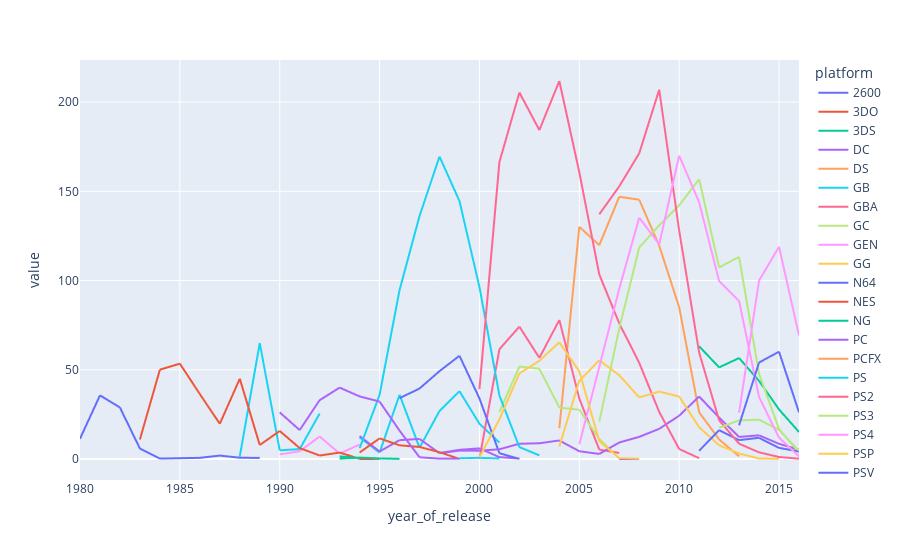

Here is the notebook cell this chart was saved with:
### Markdown cell above
Построим график продаж по платформам в зависимости от времени

### Code cell
pivot_df = pd.pivot_table(df, index='year_of_release', columns='platform', values='total_sales', aggfunc='sum')

fig = px.line(pivot_df)
fig.show()

### Figure 1 — Plotly figure (JSON) as saved in the notebook; plotly's stock layout.template omitted (floating-point values rounded to 4 significant figures)
{"data": [{"hovertemplate": "platform=2600<br>year_of_release=%{x}<br>value=%{y}<extra></extra>", "legendgroup": "2600", "line": {"color": "#636efa", "dash": "solid"}, "marker": {"symbol": "circle"}, "mode": "lines", "name": "2600", "showlegend": true, "type": "scattergl", "x": [1980, 1981, 1982, 1983, 1984, 1985, 1986, 1987, 1988, 1989, 1990, 1991, 1992, 1993, 1994, 1995, 1996, 1997, 1998, 1999, 2000, 2001, 2002, 2003, 2004, 2005, 2006, 2007, 2008, 2009, 2010, 2011, 2012, 2013, 2014, 2015, 2016], "xaxis": "x", "y": [11.38, 35.68, 28.88, 5.84, 0.27, 0.45, 0.67, 1.94, 0.74, 0.63, null, null, null, null, null, null, null, null, null, null, null, null, null, null, null, null, null, null, null, null, null, null, null, null, null, null, null], "yaxis": "y"}, {"hovertemplate": "platform=3DO<br>year_of_release=%{x}<br>value=%{y}<extra></extra>", "legendgroup": "3DO", "line": {"color": "#EF553B", "dash": "solid"}, "marker": {"symbol": "circle"}, "mode": "lines", "name": "3DO", "showlegend": true, "type": "scattergl", "x": [1980, 1981, 1982, 1983, 1984, 1985, 1986, 1987, 1988, 1989, 1990, 1991, 1992, 1993, 1994, 1995, 1996, 1997, 1998, 1999, 2000, 2001, 2002, 2003, 2004, 2005, 2006, 2007, 2008, 2009, 2010, 2011, 2012, 2013, 2014, 2015, 2016], "xaxis": "x", "y": [null, null, null, null, null, null, null, null, null, null, null, null, null, null, 0.02, 0.08, null, null, null, null, null, null, null, null, null, null, null, null, null, null, null, null, null, null, null, null, null], "yaxis": "y"}, {"hovertemplate": "platform=3DS<br>year_of_release=%{x}<br>value=%{y}<extra></extra>", "legendgroup": "3DS", "line": {"color": "#00cc96", "dash": "solid"}, "marker": {"symbol": "circle"}, "mode": "lines", "name": "3DS", "showlegend": true, "type": "scattergl", "x": [1980, 1981, 1982, 1983, 1984, 1985, 1986, 1987, 1988, 1989, 1990, 1991, 1992, 1993, 1994, 1995, 1996, 1997, 1998, 1999, 2000, 2001, 2002, 2003, 2004, 2005, 2006, 2007, 2008, 2009, 2010, 2011, 2012, 2013, 2014, 2015, 2016], "xaxis": "x", "y": [null, null, null, null, null, null, null, null, null, null, null, null, null, null, null, null, null, null, null, null, null, null, null, null, null, null, null, null, null, null, null, 63.2, 51.36, 56.57, 43.76, 27.78, 15.14], "yaxis": "y"}, {"hovertemplate": "platform=DC<br>year_of_release=%{x}<br>value=%{y}<extra></extra>", "legendgroup": "DC", "line": {"color": "#ab63fa", "dash": "solid"}, "marker": {"symbol": "circle"}, "mode": "lines", "name": "DC", "showlegend": true, "type": "scattergl", "x": [1980, 1981, 1982, 1983, 1984, 1985, 1986, 1987, 1988, 1989, 1990, 1991, 1992, 1993, 1994, 1995, 1996, 1997, 1998, 1999, 2000, 2001, 2002, 2003, 2004, 2005, 2006, 2007, 2008, 2009, 2010, 2011, 2012, 2013, 2014, 2015, 2016], "xaxis": "x", "y": [null, null, null, null, null, null, null, null, null, null, null, null, null, null, null, null, null, null, 3.38, 5.16, 5.99, 1.07, 0.29, null, null, null, null, 0.02, 0.04, null, null, null, null, null, null, null, null], "yaxis": "y"}, {"hovertemplate": "platform=DS<br>year_of_release=%{x}<br>value=%{y}<extra></extra>", "legendgroup": "DS", "line": {"color": "#FFA15A", "dash": "solid"}, "marker": {"symbol": "circle"}, "mode": "lines", "name": "DS", "showlegend": true, "type": "scattergl", "x": [1980, 1981, 1982, 1983, 1984, 1985, 1986, 1987, 1988, 1989, 1990, 1991, 1992, 1993, 1994, 1995, 1996, 1997, 1998, 1999, 2000, 2001, 2002, 2003, 2004, 2005, 2006, 2007, 2008, 2009, 2010, 2011, 2012, 2013, 2014, 2015, 2016], "xaxis": "x", "y": [null, null, null, null, null, 0.02, null, null, null, null, null, null, null, null, null, null, null, null, null, null, null, null, null, null, 17.27, 130.1, 119.8, 146.9, 145.3, 119.5, 85.02, 26.18, 11.01, 1.54, null, null, null], "yaxis": "y"}, {"hovertemplate": "platform=GB<br>year_of_release=%{x}<br>value=%{y}<extra></extra>", "legendgroup": "GB", "line": {"color": "#19d3f3", "dash": "solid"}, "marker": {"symbol": "circle"}, "mode": "lines", "name": "GB", "showlegend": true, "type": "scattergl", "x": [1980, 1981, 1982, 1983, 1984, 1985, 1986, 1987, 1988, 1989, 1990, 1991, 1992, 1993, 1994, 1995, 1996, 1997, 1998, 1999, 2000, 2001, 2002, 2003, 2004, 2005, 2006, 2007, 2008, 2009, 2010, 2011, 2012, 2013, 2014, 2015, 2016], "xaxis": "x", "y": [null, null, null, null, null, null, null, null, 1.43, 64.97, 4.89, 5.57, 25.49, null, 12.18, 3.6, 36.03, 6.37, 26.9, 38, 19.76, 9.24, null, null, null, null, null, null, null, null, null, null, null, null, null, null, null], "yaxis": "y"}, {"hovertemplate": "platform=GBA<br>year_of_release=%{x}<br>value=%{y}<extra></extra>", "legendgroup": "GBA", "line": {"color": "#FF6692", "dash": "solid"}, "marker": {"symbol": "circle"}, "mode": "lines", "name": "GBA", "showlegend": true, "type": "scattergl", "x": [1980, 1981, 1982, 1983, 1984, 1985, 1986, 1987, 1988, 1989, 1990, 1991, 1992, 1993, 1994, 1995, 1996, 1997, 1998, 1999, 2000, 2001, 2002, 2003, 2004, 2005, 2006, 2007, 2008, 2009, 2010, 2011, 2012, 2013, 2014, 2015, 2016], "xaxis": "x", "y": [null, null, null, null, null, null, null, null, null, null, null, null, null, null, null, null, null, null, null, null, 0.07, 61.53, 74.16, 56.67, 77.91, 33.86, 5.28, 3.4, null, null, null, null, null, null, null, null, null], "yaxis": "y"}, {"hovertemplate": "platform=GC<br>year_of_release=%{x}<br>value=%{y}<extra></extra>", "legendgroup": "GC", "line": {"color": "#B6E880", "dash": "solid"}, "marker": {"symbol": "circle"}, "mode": "lines", "name": "GC", "showlegend": true, "type": "scattergl", "x": [1980, 1981, 1982, 1983, 1984, 1985, 1986, 1987, 1988, 1989, 1990, 1991, 1992, 1993, 1994, 1995, 1996, 1997, 1998, 1999, 2000, 2001, 2002, 2003, 2004, 2005, 2006, 2007, 2008, 2009, 2010, 2011, 2012, 2013, 2014, 2015, 2016], "xaxis": "x", "y": [null, null, null, null, null, null, null, null, null, null, null, null, null, null, null, null, null, null, null, null, null, 26.34, 51.81, 50.61, 28.82, 27.62, 11.26, 0.27, null, null, null, null, null, null, null, null, null], "yaxis": "y"}, {"hovertemplate": "platform=GEN<br>year_of_release=%{x}<br>value=%{y}<extra></extra>", "legendgroup": "GEN", "line": {"color": "#FF97FF", "dash": "solid"}, "marker": {"symbol": "circle"}, "mode": "lines", "name": "GEN", "showlegend": true, "type": "scattergl", "x": [1980, 1981, 1982, 1983, 1984, 1985, 1986, 1987, 1988, 1989, 1990, 1991, 1992, 1993, 1994, 1995, 1996, 1997, 1998, 1999, 2000, 2001, 2002, 2003, 2004, 2005, 2006, 2007, 2008, 2009, 2010, 2011, 2012, 2013, 2014, 2015, 2016], "xaxis": "x", "y": [null, null, null, null, null, null, null, null, null, null, 2.6, 4.33, 12.64, 3.07, 8.13, null, null, null, null, null, null, null, null, null, null, null, null, null, null, null, null, null, null, null, null, null, null], "yaxis": "y"}, {"hovertemplate": "platform=GG<br>year_of_release=%{x}<br>value=%{y}<extra></extra>", "legendgroup": "GG", "line": {"color": "#FECB52", "dash": "solid"}, "marker": {"symbol": "circle"}, "mode": "lines", "name": "GG", "showlegend": true, "type": "scattergl", "x": [1980, 1981, 1982, 1983, 1984, 1985, 1986, 1987, 1988, 1989, 1990, 1991, 1992, 1993, 1994, 1995, 1996, 1997, 1998, 1999, 2000, 2001, 2002, 2003, 2004, 2005, 2006, 2007, 2008, 2009, 2010, 2011, 2012, 2013, 2014, 2015, 2016], "xaxis": "x", "y": [null, null, null, null, null, null, null, null, null, null, null, null, 0.04, null, null, null, null, null, null, null, null, null, null, null, null, null, null, null, null, null, null, null, null, null, null, null, null], "yaxis": "y"}, {"hovertemplate": "platform=N64<br>year_of_release=%{x}<br>value=%{y}<extra></extra>", "legendgroup": "N64", "line": {"color": "#636efa", "dash": "solid"}, "marker": {"symbol": "circle"}, "mode": "lines", "name": "N64", "showlegend": true, "type": "scattergl", "x": [1980, 1981, 1982, 1983, 1984, 1985, 1986, 1987, 1988, 1989, 1990, 1991, 1992, 1993, 1994, 1995, 1996, 1997, 1998, 1999, 2000, 2001, 2002, 2003, 2004, 2005, 2006, 2007, 2008, 2009, 2010, 2011, 2012, 2013, 2014, 2015, 2016], "xaxis": "x", "y": [null, null, null, null, null, null, null, null, null, null, null, null, null, null, null, null, 34.1, 39.5, 49.24, 57.87, 33.97, 3.25, 0.08, null, null, null, null, null, null, null, null, null, null, null, null, null, null], "yaxis": "y"}, {"hovertemplate": "platform=NES<br>year_of_release=%{x}<br>value=%{y}<extra></extra>", "legendgroup": "NES", "line": {"color": "#EF553B", "dash": "solid"}, "marker": {"symbol": "circle"}, "mode": "lines", "name": "NES", "showlegend": true, "type": "scattergl", "x": [1980, 1981, 1982, 1983, 1984, 1985, 1986, 1987, 1988, 1989, 1990, 1991, 1992, 1993, 1994, 1995, 1996, 1997, 1998, 1999, 2000, 2001, 2002, 2003, 2004, 2005, 2006, 2007, 2008, 2009, 2010, 2011, 2012, 2013, 2014, 2015, 2016], "xaxis": "x", "y": [null, null, null, 10.96, 50.08, 53.44, 36.41, 19.76, 45.01, 7.85, 15.73, 6.11, 1.98, 3.61, 0.11, null, null, null, null, null, null, null, null, null, null, null, null, null, null, null, null, null, null, null, null, null, null], "yaxis": "y"}, {"hovertemplate": "platform=NG<br>year_of_release=%{x}<br>value=%{y}<extra></extra>", "legendgroup": "NG", "line": {"color": "#00cc96", "dash": "solid"}, "marker": {"symbol": "circle"}, "mode": "lines", "name": "NG", "showlegend": true, "type": "scattergl", "x": [1980, 1981, 1982, 1983, 1984, 1985, 1986, 1987, 1988, 1989, 1990, 1991, 1992, 1993, 1994, 1995, 1996, 1997, 1998, 1999, 2000, 2001, 2002, 2003, 2004, 2005, 2006, 2007, 2008, 2009, 2010, 2011, 2012, 2013, 2014, 2015, 2016], "xaxis": "x", "y": [null, null, null, null, null, null, null, null, null, null, null, null, null, 0.21, 0.8, 0.33, 0.1, null, null, null, null, null, null, null, null, null, null, null, null, null, null, null, null, null, null, null, null], "yaxis": "y"}, {"hovertemplate": "platform=PC<br>year_of_release=%{x}<br>value=%{y}<extra></extra>", "legendgroup": "PC", "line": {"color": "#ab63fa", "dash": "solid"}, "marker": {"symbol": "circle"}, "mode": "lines", "name": "PC", "showlegend": true, "type": "scattergl", "x": [1980, 1981, 1982, 1983, 1984, 1985, 1986, 1987, 1988, 1989, 1990, 1991, 1992, 1993, 1994, 1995, 1996, 1997, 1998, 1999, 2000, 2001, 2002, 2003, 2004, 2005, 2006, 2007, 2008, 2009, 2010, 2011, 2012, 2013, 2014, 2015, 2016], "xaxis": "x", "y": [null, null, null, null, null, 0.04, null, null, 0.03, null, null, null, 3.03, null, 12.87, 4.22, 10.58, 11.27, 3.26, 4.74, 4.66, 5.47, 8.57, 8.84, 10.39, 4.37, 2.85, 9.28, 12.42, 16.91, 24.28, 35.03, 23.22, 12.38, 13.28, 8.52, 5.25], "yaxis": "y"}, {"hovertemplate": "platform=PCFX<br>year_of_release=%{x}<br>value=%{y}<extra></extra>", "legendgroup": "PCFX", "line": {"color": "#FFA15A", "dash": "solid"}, "marker": {"symbol": "circle"}, "mode": "lines", "name": "PCFX", "showlegend": true, "type": "scattergl", "x": [1980, 1981, 1982, 1983, 1984, 1985, 1986, 1987, 1988, 1989, 1990, 1991, 1992, 1993, 1994, 1995, 1996, 1997, 1998, 1999, 2000, 2001, 2002, 2003, 2004, 2005, 2006, 2007, 2008, 2009, 2010, 2011, 2012, 2013, 2014, 2015, 2016], "xaxis": "x", "y": [null, null, null, null, null, null, null, null, null, null, null, null, null, null, null, null, 0.03, null, null, null, null, null, null, null, null, null, null, null, null, null, null, null, null, null, null, null, null], "yaxis": "y"}, {"hovertemplate": "platform=PS<br>year_of_release=%{x}<br>value=%{y}<extra></extra>", "legendgroup": "PS", "line": {"color": "#19d3f3", "dash": "solid"}, "marker": {"symbol": "circle"}, "mode": "lines", "name": "PS", "showlegend": true, "type": "scattergl", "x": [1980, 1981, 1982, 1983, 1984, 1985, 1986, 1987, 1988, 1989, 1990, 1991, 1992, 1993, 1994, 1995, 1996, 1997, 1998, 1999, 2000, 2001, 2002, 2003, 2004, 2005, 2006, 2007, 2008, 2009, 2010, 2011, 2012, 2013, 2014, 2015, 2016], "xaxis": "x", "y": [null, null, null, null, null, null, null, null, null, null, null, null, null, null, 6.03, 35.96, 94.7, 136.2, 169.5, 144.5, 96.37, 35.59, 6.67, 2.07, null, null, null, null, null, null, null, null, null, null, null, null, null], "yaxis": "y"}, {"hovertemplate": "platform=PS2<br>year_of_release=%{x}<br>value=%{y}<extra></extra>", "legendgroup": "PS2", "line": {"color": "#FF6692", "dash": "solid"}, "marker": {"symbol": "circle"}, "mode": "lines", "name": "PS2", "showlegend": true, "type": "scattergl", "x": [1980, 1981, 1982, 1983, 1984, 1985, 1986, 1987, 1988, 1989, 1990, 1991, 1992, 1993, 1994, 1995, 1996, 1997, 1998, 1999, 2000, 2001, 2002, 2003, 2004, 2005, 2006, 2007, 2008, 2009, 2010, 2011, 2012, 2013, 2014, 2015, 2016], "xaxis": "x", "y": [null, null, null, null, null, null, null, null, null, null, null, null, null, null, null, null, null, null, null, null, 39.17, 166.4, 205.4, 184.3, 211.8, 160.7, 103.4, 75.99, 53.9, 26.4, 5.64, 0.45, null, null, null, null, null], "yaxis": "y"}, {"hovertemplate": "platform=PS3<br>year_of_release=%{x}<br>value=%{y}<extra></extra>", "legendgroup": "PS3", "line": {"color": "#B6E880", "dash": "solid"}, "marker": {"symbol": "circle"}, "mode": "lines", "name": "PS3", "showlegend": true, "type": "scattergl", "x": [1980, 1981, 1982, 1983, 1984, 1985, 1986, 1987, 1988, 1989, 1990, 1991, 1992, 1993, 1994, 1995, 1996, 1997, 1998, 1999, 2000, 2001, 2002, 2003, 2004, 2005, 2006, 2007, 2008, 2009, 2010, 2011, 2012, 2013, 2014, 2015, 2016], "xaxis": "x", "y": [null, null, null, null, null, null, null, null, null, null, null, null, null, null, null, null, null, null, null, null, null, null, null, null, null, null, 20.96, 73.19, 118.5, 130.9, 142.2, 156.8, 107.4, 113.2, 47.76, 16.82, 3.6], "yaxis": "y"}, {"hovertemplate": "platform=PS4<br>year_of_release=%{x}<br>value=%{y}<extra></extra>", "legendgroup": "PS4", "line": {"color": "#FF97FF", "dash": "solid"}, "marker": {"symbol": "circle"}, "mode": "lines", "name": "PS4", "showlegend": true, "type": "scattergl", "x": [1980, 1981, 1982, 1983, 1984, 1985, 1986, 1987, 1988, 1989, 1990, 1991, 1992, 1993, 1994, 1995, 1996, 1997, 1998, 1999, 2000, 2001, 2002, 2003, 2004, 2005, 2006, 2007, 2008, 2009, 2010, 2011, 2012, 2013, 2014, 2015, 2016], "xaxis": "x", "y": [null, null, null, null, null, null, null, null, null, null, null, null, null, null, null, null, null, null, null, null, null, null, null, null, null, null, null, null, null, null, null, null, null, 25.99, 100, 118.9, 69.25], "yaxis": "y"}, {"hovertemplate": "platform=PSP<br>year_of_release=%{x}<br>value=%{y}<extra></extra>", "legendgroup": "PSP", "line": {"color": "#FECB52", "dash": "solid"}, "marker": {"symbol": "circle"}, "mode": "lines", "name": "PSP", "showlegend": true, "type": "scattergl", "x": [1980, 1981, 1982, 1983, 1984, 1985, 1986, 1987, 1988, 1989, 1990, 1991, 1992, 1993, 1994, 1995, 1996, 1997, 1998, 1999, 2000, 2001, 2002, 2003, 2004, 2005, 2006, 2007, 2008, 2009, 2010, 2011, 2012, 2013, 2014, 2015, 2016], "xaxis": "x", "y": [null, null, null, null, null, null, null, null, null, null, null, null, null, null, null, null, null, null, null, null, null, null, null, null, 7.06, 43.84, 55.32, 46.93, 34.55, 37.78, 35.04, 17.82, 7.69, 3.14, 0.24, 0.12, null], "yaxis": "y"}, {"hovertemplate": "platform=PSV<br>year_of_release=%{x}<br>value=%{y}<extra></extra>", "legendgroup": "PSV", "line": {"color": "#636efa", "dash": "solid"}, "marker": {"symbol": "circle"}, "mode": "lines", "name": "PSV", "showlegend": true, "type": "scattergl", "x": [1980, 1981, 1982, 1983, 1984, 1985, 1986, 1987, 1988, 1989, 1990, 1991, 1992, 1993, 1994, 1995, 1996, 1997, 1998, 1999, 2000, 2001, 2002, 2003, 2004, 2005, 2006, 2007, 2008, 2009, 2010, 2011, 2012, 2013, 2014, 2015, 2016], "xaxis": "x", "y": [null, null, null, null, null, null, null, null, null, null, null, null, null, null, null, null, null, null, null, null, null, null, null, null, null, null, null, null, null, null, null, 4.63, 16.19, 10.59, 11.9, 6.25, 4.25], "yaxis": "y"}, {"hovertemplate": "platform=SAT<br>year_of_release=%{x}<br>value=%{y}<extra></extra>", "legendgroup": "SAT", "line": {"color": "#EF553B", "dash": "solid"}, "marker": {"symbol": "circle"}, "mode": "lines", "name": "SAT", "showlegend": true, "type": "scattergl", "x": [1980, 1981, 1982, 1983, 1984, 1985, 1986, 1987, 1988, 1989, 1990, 1991, 1992, 1993, 1994, 1995, 1996, 1997, 1998, 1999, 2000, 2001, 2002, 2003, 2004, 2005, 2006, 2007, 2008, 2009, 2010, 2011, 2012, 2013, 2014, 2015, 2016], "xaxis": "x", "y": [null, null, null, null, null, null, null, null, null, null, null, null, null, null, 3.65, 11.57, 7.69, 6.77, 3.82, 0.09, null, null, null, null, null, null, null, null, null, null, null, null, null, null, null, null, null], "yaxis": "y"}, {"hovertemplate": "platform=SCD<br>year_of_release=%{x}<br>value=%{y}<extra></extra>", "legendgroup": "SCD", "line": {"color": "#00cc96", "dash": "solid"}, "marker": {"symbol": "circle"}, "mode": "lines", "name": "SCD", "showlegend": true, "type": "scattergl", "x": [1980, 1981, 1982, 1983, 1984, 1985, 1986, 1987, 1988, 1989, 1990, 1991, 1992, 1993, 1994, 1995, 1996, 1997, 1998, 1999, 2000, 2001, 2002, 2003, 2004, 2005, 2006, 2007, 2008, 2009, 2010, 2011, 2012, 2013, 2014, 2015, 2016], "xaxis": "x", "y": [null, null, null, null, null, null, null, null, null, null, null, null, null, 1.5, 0.36, null, null, null, null, null, null, null, null, null, null, null, null, null, null, null, null, null, null, null, null, null, null], "yaxis": "y"}, {"hovertemplate": "platform=SNES<br>year_of_release=%{x}<br>value=%{y}<extra></extra>", "legendgroup": "SNES", "line": {"color": "#ab63fa", "dash": "solid"}, "marker": {"symbol": "circle"}, "mode": "lines", "name": "SNES", "showlegend": true, "type": "scattergl", "x": [1980, 1981, 1982, 1983, 1984, 1985, 1986, 1987, 1988, 1989, 1990, 1991, 1992, 1993, 1994, 1995, 1996, 1997, 1998, 1999, 2000, 2001, 2002, 2003, 2004, 2005, 2006, 2007, 2008, 2009, 2010, 2011, 2012, 2013, 2014, 2015, 2016], "xaxis": "x", "y": [null, null, null, null, null, null, null, null, null, null, 26.15, 16.22, 32.98, 40.02, 35.08, 32.2, 15.92, 0.99, 0.22, 0.26, null, null, null, null, null, null, null, null, null, null, null, null, null, null, null, null, null], "yaxis": "y"}, {"hovertemplate": "platform=TG16<br>year_of_release=%{x}<br>value=%{y}<extra></extra>", "legendgroup": "TG16", "line": {"color": "#FFA15A", "dash": "solid"}, "marker": {"symbol": "circle"}, "mode": "lines", "name": "TG16", "showlegend": true, "type": "scattergl", "x": [1980, 1981, 1982, 1983, 1984, 1985, 1986, 1987, 1988, 1989, 1990, 1991, 1992, 1993, 1994, 1995, 1996, 1997, 1998, 1999, 2000, 2001, 2002, 2003, 2004, 2005, 2006, 2007, 2008, 2009, 2010, 2011, 2012, 2013, 2014, 2015, 2016], "xaxis": "x", "y": [null, null, null, null, null, null, null, null, null, null, null, null, null, null, null, 0.16, null, null, null, null, null, null, null, null, null, null, null, null, null, null, null, null, null, null, null, null, null], "yaxis": "y"}, {"hovertemplate": "platform=WS<br>year_of_release=%{x}<br>value=%{y}<extra></extra>", "legendgroup": "WS", "line": {"color": "#19d3f3", "dash": "solid"}, "marker": {"symbol": "circle"}, "mode": "lines", "name": "WS", "showlegend": true, "type": "scattergl", "x": [1980, 1981, 1982, 1983, 1984, 1985, 1986, 1987, 1988, 1989, 1990, 1991, 1992, 1993, 1994, 1995, 1996, 1997, 1998, 1999, 2000, 2001, 2002, 2003, 2004, 2005, 2006, 2007, 2008, 2009, 2010, 2011, 2012, 2013, 2014, 2015, 2016], "xaxis": "x", "y": [null, null, null, null, null, null, null, null, null, null, null, null, null, null, null, null, null, null, null, 0.46, 0.68, 0.28, null, null, null, null, null, null, null, null, null, null, null, null, null, null, null], "yaxis": "y"}, {"hovertemplate": "platform=Wii<br>year_of_release=%{x}<br>value=%{y}<extra></extra>", "legendgroup": "Wii", "line": {"color": "#FF6692", "dash": "solid"}, "marker": {"symbol": "circle"}, "mode": "lines", "name": "Wii", "showlegend": true, "type": "scattergl", "x": [1980, 1981, 1982, 1983, 1984, 1985, 1986, 1987, 1988, 1989, 1990, 1991, 1992, 1993, 1994, 1995, 1996, 1997, 1998, 1999, 2000, 2001, 2002, 2003, 2004, 2005, 2006, 2007, 2008, 2009, 2010, 2011, 2012, 2013, 2014, 2015, 2016], "xaxis": "x", "y": [null, null, null, null, null, null, null, null, null, null, null, null, null, null, null, null, null, null, null, null, null, null, null, null, null, null, 137.2, 152.8, 171.3, 207.0, 128.0, 59.65, 21.71, 8.59, 3.75, 1.14, 0.18], "yaxis": "y"}, {"hovertemplate": "platform=WiiU<br>year_of_release=%{x}<br>value=%{y}<extra></extra>", "legendgroup": "WiiU", "line": {"color": "#B6E880", "dash": "solid"}, "marker": {"symbol": "circle"}, "mode": "lines", "name": "WiiU", "showlegend": true, "type": "scattergl", "x": [1980, 1981, 1982, 1983, 1984, 1985, 1986, 1987, 1988, 1989, 1990, 1991, 1992, 1993, 1994, 1995, 1996, 1997, 1998, 1999, 2000, 2001, 2002, 2003, 2004, 2005, 2006, 2007, 2008, 2009, 2010, 2011, 2012, 2013, 2014, 2015, 2016], "xaxis": "x", "y": [null, null, null, null, null, null, null, null, null, null, null, null, null, null, null, null, null, null, null, null, null, null, null, null, null, null, null, null, null, null, null, null, 17.56, 21.65, 22.03, 16.35, 4.6], "yaxis": "y"}, {"hovertemplate": "platform=X360<br>year_of_release=%{x}<br>value=%{y}<extra></extra>", "legendgroup": "X360", "line": {"color": "#FF97FF", "dash": "solid"}, "marker": {"symbol": "circle"}, "mode": "lines", "name": "X360", "showlegend": true, "type": "scattergl", "x": [1980, 1981, 1982, 1983, 1984, 1985, 1986, 1987, 1988, 1989, 1990, 1991, 1992, 1993, 1994, 1995, 1996, 1997, 1998, 1999, 2000, 2001, 2002, 2003, 2004, 2005, 2006, 2007, 2008, 2009, 2010, 2011, 2012, 2013, 2014, 2015, 2016], "xaxis": "x", "y": [null, null, null, null, null, null, null, null, null, null, null, null, null, null, null, null, null, null, null, null, null, null, null, null, null, 8.25, 51.62, 95.41, 135.3, 120.3, 170.0, 143.8, 99.74, 88.58, 34.74, 11.96, 1.52], "yaxis": "y"}, {"hovertemplate": "platform=XB<br>year_of_release=%{x}<br>value=%{y}<extra></extra>", "legendgroup": "XB", "line": {"color": "#FECB52", "dash": "solid"}, "marker": {"symbol": "circle"}, "mode": "lines", "name": "XB", "showlegend": true, "type": "scattergl", "x": [1980, 1981, 1982, 1983, 1984, 1985, 1986, 1987, 1988, 1989, 1990, 1991, 1992, 1993, 1994, 1995, 1996, 1997, 1998, 1999, 2000, 2001, 2002, 2003, 2004, 2005, 2006, 2007, 2008, 2009, 2010, 2011, 2012, 2013, 2014, 2015, 2016], "xaxis": "x", "y": [null, null, null, null, null, null, null, null, null, null, null, null, null, null, null, null, null, null, null, null, 0.99, 22.26, 48.01, 55.04, 65.42, 49.08, 10.04, 0.55, 0.18, null, null, null, null, null, null, null, null], "yaxis": "y"}, {"hovertemplate": "platform=XOne<br>year_of_release=%{x}<br>value=%{y}<extra></extra>", "legendgroup": "XOne", "line": {"color": "#636efa", "dash": "solid"}, "marker": {"symbol": "circle"}, "mode": "lines", "name": "XOne", "showlegend": true, "type": "scattergl", "x": [1980, 1981, 1982, 1983, 1984, 1985, 1986, 1987, 1988, 1989, 1990, 1991, 1992, 1993, 1994, 1995, 1996, 1997, 1998, 1999, 2000, 2001, 2002, 2003, 2004, 2005, 2006, 2007, 2008, 2009, 2010, 2011, 2012, 2013, 2014, 2015, 2016], "xaxis": "x", "y": [null, null, null, null, null, null, null, null, null, null, null, null, null, null, null, null, null, null, null, null, null, null, null, null, null, null, null, null, null, null, null, null, null, 18.96, 54.07, 60.14, 26.15], "yaxis": "y"}], "layout": {"legend": {"title": {"text": "platform"}, "tracegroupgap": 0}, "margin": {"t": 60}, "xaxis": {"anchor": "y", "domain": [0, 1], "title": {"text": "year_of_release"}}, "yaxis": {"anchor": "x", "domain": [0, 1], "title": {"text": "value"}}}}
